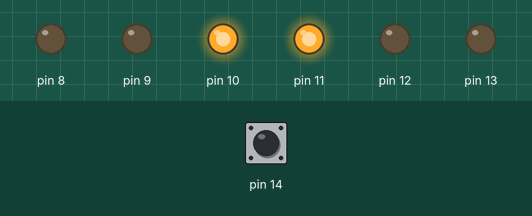
Simulated run of this program. Board: Arduino Uno, built with avr-gcc and run on an emulated ATmega328P. Parts: output pins drawn as LEDs (lit = HIGH). The inputs (shaded band) are chosen by the test bench; at power-on: pin 14 HIGH.

Above: at 1.2 s.
1.3 s: pin 14 pulled LOW for 0.15 s
At 1.8 s:
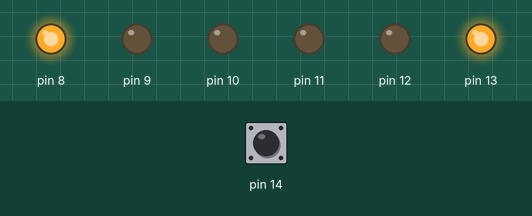
4.4 s: pin 14 pulled LOW for 1 s
At 8.04 s:
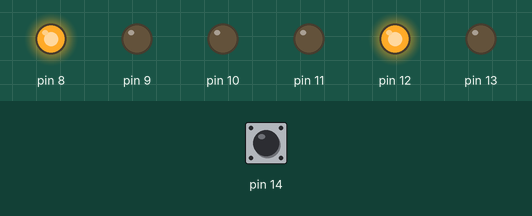
8.4 s: pin 14 pulled LOW for 3.2 s
At 21.1 s:
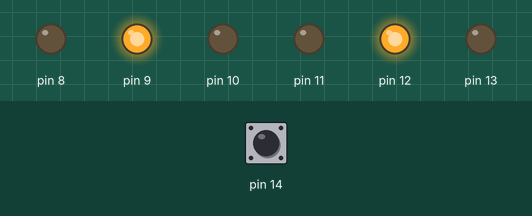
Timing chart, 0 to 32.9 s (numbered marks = the images above; inputs shaded):
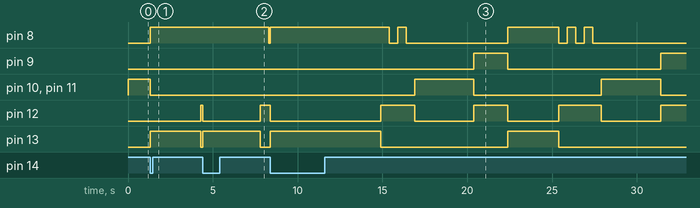

Measured:
- after the input at 1.3 s, pin 8: LOW → HIGH at once; pin 9: stays LOW (without the input it goes to HIGH after 2.2 s); pin 10, pin 11: HIGH → LOW after 0.00 s instead of 2.2 s; pin 12: LOW → HIGH after 3.0 s instead of 2.2 s; pin 13: LOW → HIGH at once, → LOW 3.0 s later
- after the input at 4.4 s, pin 10, pin 11: stays LOW (without the input it goes to HIGH after 1.9 s); pin 12: HIGH → LOW after 0.00 s instead of 1.9 s; pin 13: LOW → HIGH at once, → LOW 3.4 s later

The program:

main.cpp
```cpp
#include <Arduino.h>
#include "entity/TrafficLighter.h"

#define CAR_RED_LIGHT 5
#define CAR_YELLOW_LIGHT 4
#define CAR_GREEN_LIGHT 3

#define PERSON_RED_LIGHT 2
#define PERSON_YELLOW_LIGHT 1
#define PERSON_GREEN_LIGHT 0

unsigned long timer = 0;
unsigned long stopTimer = 0;
bool flag;
int countStopValue = 0;
int countValue = 0;
TrafficLighter carTrafficLighter;
TrafficLighter personTrafficLighter;

void timerFunc(unsigned long *timer, unsigned long delay, int *countValue)
{
  if (millis() - *timer >= delay)
  {
    *timer = millis();
    *countValue = *countValue + 1;
  }
}

void setup()
{
  Serial.begin(9600);
  DDRB = 0b111111;
  DDRC = 0b000000;
  PORTC |= (1 << 0);
}

void loop()
{
  if (0 == (PINC & (1 << 0)))
  {
    flag = 1;
  }
  if (flag == 1)
  {
    timerFunc(&stopTimer, 500, &countStopValue);
    if (countStopValue <= 6)
    {
      carTrafficLighter.redLight(CAR_RED_LIGHT, CAR_YELLOW_LIGHT, CAR_GREEN_LIGHT);
      personTrafficLighter.greenLight(PERSON_GREEN_LIGHT, PERSON_YELLOW_LIGHT, PERSON_RED_LIGHT);
    }

    if (countStopValue > 6)
    {
      flag = 0;
      countStopValue = 0;
      countValue = 17;
    }
  }
  else
  {
    timerFunc(&timer, 500, &countValue);
    if (countValue == 0 && countValue <= 6)
    {
      carTrafficLighter.greenLight(CAR_GREEN_LIGHT, CAR_YELLOW_LIGHT, CAR_RED_LIGHT);
      personTrafficLighter.redLight(PERSON_RED_LIGHT, PERSON_YELLOW_LIGHT, PERSON_GREEN_LIGHT);
    }
    if (countValue > 6 && countValue <= 10)
    {
      carTrafficLighter.yellowLight(CAR_YELLOW_LIGHT, CAR_RED_LIGHT, CAR_GREEN_LIGHT);
      personTrafficLighter.yellowLight(PERSON_YELLOW_LIGHT, PERSON_RED_LIGHT, PERSON_GREEN_LIGHT);
    }
    if (countValue > 10 && countValue <= 16)
    {
      carTrafficLighter.redLight(CAR_RED_LIGHT, CAR_YELLOW_LIGHT, CAR_GREEN_LIGHT);
      personTrafficLighter.greenLight(PERSON_GREEN_LIGHT, PERSON_YELLOW_LIGHT, PERSON_RED_LIGHT);
    }
    if (countValue > 16 && countValue < 18)
    {
      carTrafficLighter.yellowLight(CAR_YELLOW_LIGHT, CAR_RED_LIGHT, CAR_GREEN_LIGHT);
      personTrafficLighter.noLight(PERSON_GREEN_LIGHT, PERSON_YELLOW_LIGHT, PERSON_RED_LIGHT);
    }
    if (countValue > 17 && countValue < 19)
    {
      carTrafficLighter.yellowLight(CAR_YELLOW_LIGHT, CAR_RED_LIGHT, CAR_GREEN_LIGHT);
      personTrafficLighter.greenLight(PERSON_GREEN_LIGHT, PERSON_YELLOW_LIGHT, PERSON_RED_LIGHT);
    }
    if (countValue == 19)
    {
      carTrafficLighter.yellowLight(CAR_YELLOW_LIGHT, CAR_RED_LIGHT, CAR_GREEN_LIGHT);
      personTrafficLighter.noLight(PERSON_GREEN_LIGHT, PERSON_YELLOW_LIGHT, PERSON_RED_LIGHT);
    }
    if (countValue == 20)
    {
      carTrafficLighter.yellowLight(CAR_YELLOW_LIGHT, CAR_RED_LIGHT, CAR_GREEN_LIGHT);
      personTrafficLighter.greenLight(PERSON_GREEN_LIGHT, PERSON_YELLOW_LIGHT, PERSON_RED_LIGHT);
    }
    if (countValue == 21)
    {
      carTrafficLighter.yellowLight(CAR_YELLOW_LIGHT, CAR_RED_LIGHT, CAR_GREEN_LIGHT);
      personTrafficLighter.noLight(PERSON_GREEN_LIGHT, PERSON_YELLOW_LIGHT, PERSON_RED_LIGHT);
    }
    if (countValue > 21)
    {
      countValue = 0;
    }
  }
}
```

TrafficLighter.cpp
```cpp
#include "TrafficLighter.h"
#include <Arduino.h>

void TrafficLighter::redLight(int redLight, int yellowLight, int greenLight)
{
    PORTB &= ~((1 << yellowLight) | (1 << greenLight));
    PORTB |= (1 << redLight);
}

void TrafficLighter::yellowLight(int yellowLight, int redLight, int greenLight)
{
    PORTB &= ~((1 << redLight) | (1 << greenLight));
    PORTB |= (1 << yellowLight);
}

void TrafficLighter::greenLight(int greenLight, int yellowLight, int redLight)
{
    PORTB &= ~((1 << redLight) | (1 << yellowLight));
    PORTB |= (1 << greenLight);
}

void TrafficLighter::noLight(int greenLight, int yellowLight, int redLight)
{
    PORTB &= ~((1 << redLight) | (1 << yellowLight) | (1 << greenLight));
}
```

TrafficLighter.h
```cpp
class TrafficLighter
{
public:
    void redLight(int redLight, int yellowLight, int greenLight);
    void yellowLight(int yellowLight, int redLight, int greenLight);
    void greenLight(int greenLight, int yellowLight, int redLight);
    void noLight(int greenLight, int yellowLight, int redLight);
};
```
